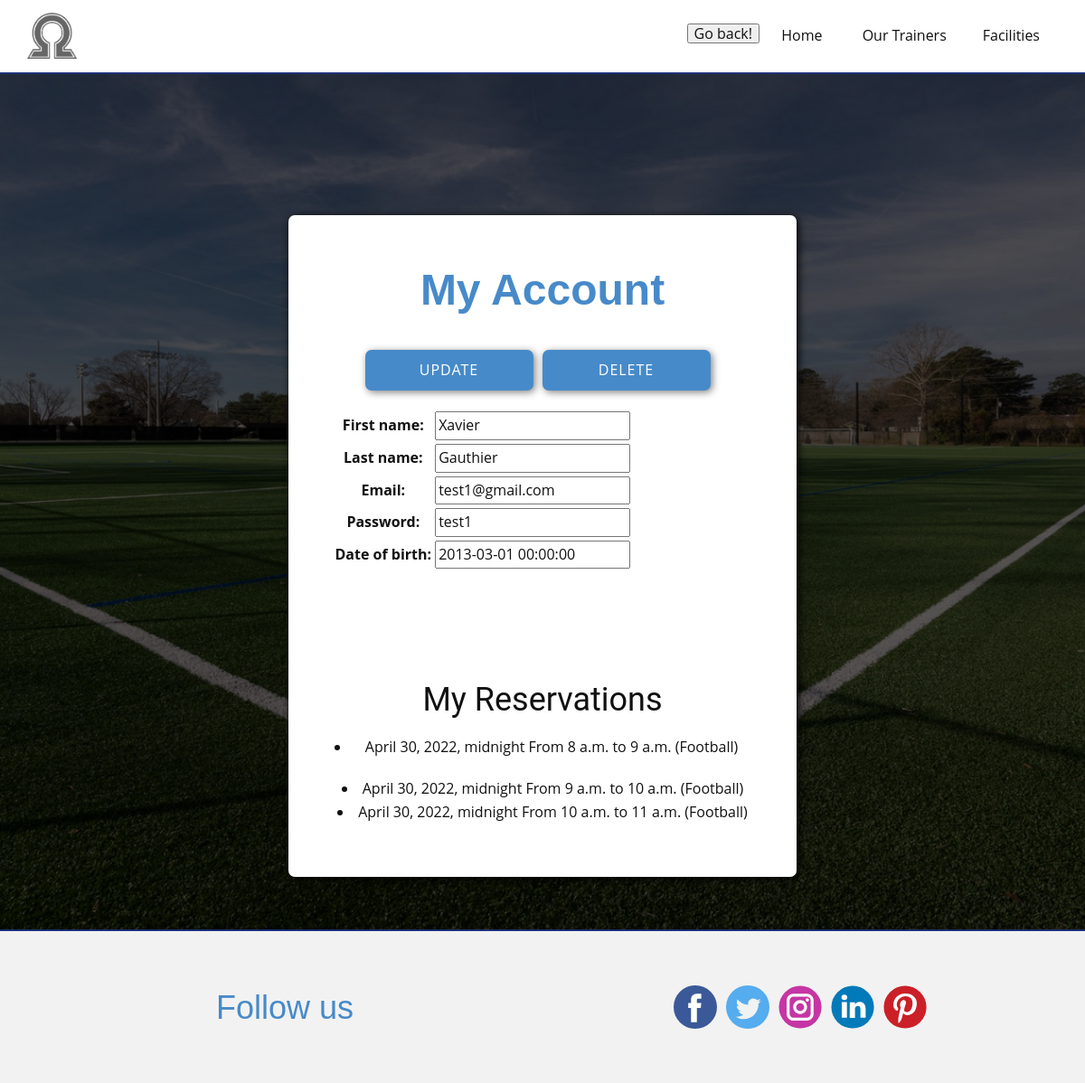
The page /edit (signed in) on the database its author committed.
### first_application/models.py (models this page shows)
class User(models.Model):
    user_id= models.IntegerField(primary_key=True)
    first_name= models.CharField(max_length=30)
    last_name= models.CharField(max_length=30)
    email= models.EmailField(max_length=30)
    password= models.CharField(max_length=30)
    date_of_birth= models.DateTimeField(default=timezone.now)

class Field_Reservation(models.Model):
    reservation_id= models.IntegerField(primary_key=True)
    user_ID= models.ForeignKey(User,on_delete=models.CASCADE)
    Date = models.DateTimeField(default=datetime.now)
    Starting_hour= models.CharField(max_length= 30)
    Ending_hour= models.CharField(max_length= 30)
    with_equip= models.BooleanField()
    field_type= models.CharField(max_length= 30)
    court_number= models.IntegerField()

### first_application/decorators.py (the view)
    def wrapper(request, login_url='login', *args, **kwargs):
        if not 'user_id' in request.session:
            return redirect(login_url)
        else:
            return function(request, *args, **kwargs)

### first_application/forms.py
class ProfileUpdateForm(forms.ModelForm):
    class Meta:
        model= User
        fields= ['first_name','last_name','email','password', 'date_of_birth']

### first_application/views.py (called while the page is built)
def get_user(request):
    try:
        user= User.objects.get(user_id=request.session['user_id'])
        return user
    except Exception as e:
        return None

### templates/edit.html (shortened to what this page needs)
<!DOCTYPE html>
<html style="font-size: 16px;">
<head>
{% load static %}
<link rel="stylesheet" media="screen" href="{% static 'nicepage.css' %}?2019">
<link rel="stylesheet" media="screen" href="{% static 'login.css' %}?2019">
</head>
<body class="u-body u-xl-mode"><header class="u-clearfix u-header u-header" id="sec-3231"><div class="u-clearfix u-sheet u-sheet-1">
<a href="{% url 'index' %}" class="u-image u-logo u-opacity u-opacity-60 u-image-1" data-image-width="530" data-image-height="484">
<img src="{% static 'images/logo1.png' %}" class="u-logo-image u-logo-image-1">
</a>
<nav class="u-menu u-menu-dropdown u-offcanvas u-menu-1">
<div class="u-custom-menu u-nav-container">
  <input type="button" value="Go back!" onclick="history.back()">
<ul class="u-nav u-unstyled u-nav-1"><li class="u-nav-item"><a class="u-button-style u-nav-link u-text-active-palette-1-base u-text-hover-palette-2-base" href="{% url 'index' %}" style="padding: 10px 20px;">Home</a>
</li>
</li><li class="u-nav-item"><a class="u-button-style u-nav-link u-text-active-palette-1-base u-text-hover-palette-2-base" href="{% url 'trainers_test' %}" padding: 10px 20px;">Our Trainers</a>
</li><li class="u-nav-item"><a class="u-button-style u-nav-link u-text-active-palette-1-base u-text-hover-palette-2-base" href= "{% url 'services' %}" style="padding: 10px 20px;">Facilities</a>
</li></ul>
</div>
</nav>
</div></header>
<section class="u-align-center u-clearfix u-image u-section-1" src="" data-image-width="1921" data-image-height="1080" id="sec-8768">
<div class="u-clearfix u-sheet u-sheet-1">
<div class="u-container-style u-group u-radius-7 u-shape-round u-white u-group-1">
<div class="u-container-layout u-container-layout-1">
<h1 class="u-align-center u-custom-font u-font-montserrat u-text u-text-default u-text-palette-1-base u-text-1">My Account</h1>
<div class="u-align-center u-form u-login-control u-form-1">
<table>
<form action="edit" method="POST" class="u-clearfix u-form-custom-backend u-form-spacing-10 u-form-vertical u-inner-form" source="custom" name="form" style="padding: 10px;">
{{form}}
<input name= "updatebutton" class="u-border-none u-btn u-btn-round u-btn-submit u-button-style u-hover-palette-1-dark-1 u-palette-1-base u-radius-7 u-btn-1" type="submit" value="update" >
</form>
<form action="delete" method="POST">
<input name= "deletebutton" class="u-border-none u-btn u-btn-round u-btn-submit u-button-style u-hover-palette-1-dark-1 u-palette-1-base u-radius-7 u-btn-1" style = "margin:10px" type="submit" value="delete" >
</form>
</table>
<br>
<br>
<br> <br>
{% if Reserv%}
<h2> My Reservations </h2>
<ul>
{% for r in Reserv %}
<li>
{{r.Date}}
From {{r.Starting_hour}}
to {{r.Ending_hour}}
({{r.field_type}})
</li>
</ul>
{% endfor %}
{% endif %}
<br>
<br>
</div>
</div>
</div>
</div>
</section>
<section class="u-align-center u-clearfix u-grey-5 u-section-2" id="sec-5c94">
<div class="u-clearfix u-sheet u-valign-middle u-sheet-1">
<div class="u-clearfix u-expanded-width u-layout-wrap u-layout-wrap-1">
<div class="u-gutter-0 u-layout">
<div class="u-layout-row">
<div class="u-align-center u-container-style u-layout-cell u-left-cell u-size-30 u-layout-cell-1">
<div class="u-container-layout u-valign-middle u-container-layout-1">
<h2 class="u-custom-font u-font-montserrat u-text u-text-default u-text-palette-1-base u-text-1">Follow us</h2>
</div>
</div>
<div class="u-align-center u-container-style u-layout-cell u-right-cell u-size-30 u-layout-cell-2">
<div class="u-container-layout u-valign-middle u-container-layout-2">
<div class="u-social-icons u-spacing-10 u-social-icons-1">
<a class="u-social-url" title="Facebook" target="_blank" href="https://facebook.com/name"><span class="u-icon u-social-facebook u-social-icon u-icon-1"><svg class="u-svg-link" preserveAspectRatio="xMidYMin slice" viewBox="0 0 112.196 112.196" style=""><use xmlns:xlink="http://www.w3.org/1999/xlink" xlink:href="#svg-194c"></use></svg></span>
</a>
<a class="u-social-url" title="Twitter" target="_blank" href="https://twitter.com/name"><span class="u-icon u-social-icon u-social-twitter u-icon-2"><svg class="u-svg-link" preserveAspectRatio="xMidYMin slice" viewBox="0 0 112.197 112.197" style=""><use xmlns:xlink="http://www.w3.org/1999/xlink" xlink:href="#svg-037f"></use></svg></span>
</a>
<a class="u-social-url" target="_blank" data-type="Instagram" title="Instagram" href=""><span class="u-icon u-social-icon u-social-instagram u-icon-3"><svg class="u-svg-link" preserveAspectRatio="xMidYMin slice" viewBox="0 0 112 112" style=""><use xmlns:xlink="http://www.w3.org/1999/xlink" xlink:href="#svg-7eb4"></use></svg></span>
</a>
<a class="u-social-url" target="_blank" data-type="LinkedIn" title="LinkedIn" href=""><span class="u-icon u-social-icon u-social-linkedin u-icon-4"><svg class="u-svg-link" preserveAspectRatio="xMidYMin slice" viewBox="0 0 112 112" style=""><use xmlns:xlink="http://www.w3.org/1999/xlink" xlink:href="#svg-0e51"></use></svg></span>
</a>
<a class="u-social-url" target="_blank" data-type="Pinterest" title="Pinterest" href=""><span class="u-icon u-social-icon u-social-pinterest u-icon-5"><svg class="u-svg-link" preserveAspectRatio="xMidYMin slice" viewBox="0 0 112 112" style=""><use xmlns:xlink="http://www.w3.org/1999/xlink" xlink:href="#svg-7a74"></use></svg></span>
</a>
</div>
</div>
</div>
</div>
</div>
</div>
</div>
</body>
</html>

### static/login.css (style rules this page uses)
.u-section-1 { background-image: url("images/background.png"); background-position: 50% 50%; }
.u-section-1 .u-sheet-1 { min-height: 100vh; }
.u-section-1 .u-group-1 { width: 562px; box-shadow: 2px 2px 8px 0 rgba(0,0,0,1); min-height: 484px; height: auto; margin: 158px auto 60px; }
.u-section-1 .u-container-layout-1 { padding: 8px 30px; }
.u-section-1 .u-text-1 { font-weight: 700; font-family: Montserrat, sans-serif; margin: 49px auto 0; }
.u-section-1 .u-form-1 { height: 224px; width: 465px; margin: 19px auto 0; }
.u-section-1 .u-btn-1 { letter-spacing: 1px; width: 40%; border-style: none; text-transform: uppercase; box-shadow: 2px 2px 8px 0 rgba(128,128,128,1); font-weight: normal; padding: 10px 31px 10px 30px; }
.u-section-2 { background-image: none; }
.u-section-2 .u-sheet-1 { min-height: 168px; }
.u-section-2 .u-layout-wrap-1 { margin: 30px auto 30px 0; }
.u-section-2 .u-layout-cell-1 { min-height: 108px; }
.u-section-2 .u-container-layout-1 { padding: 30px 60px; }
.u-section-2 .u-text-1 { font-size: 2.25rem; margin: 0 auto; }
.u-section-2 .u-layout-cell-2 { min-height: 108px; }
.u-section-2 .u-container-layout-2 { padding: 29px 60px; }
.u-section-2 .u-social-icons-1 { height: 48px; min-height: 16px; width: 280px; min-width: 120px; margin: 0 auto; }
.u-section-2 .u-icon-1 { color: rgb(59, 89, 152) !important; }
.u-section-2 .u-icon-2 { color: rgb(17, 17, 17) !important; }
.u-section-2 .u-icon-3 { height: 100%; color: rgb(197, 54, 164) !important; }
.u-section-2 .u-icon-4 { height: 100%; color: rgb(0, 122, 185) !important; }
.u-section-2 .u-icon-5 { height: 100%; color: rgb(203, 32, 39) !important; }

### rows shown on the page
User: first_name "Xavier", last_name "Gauthier", email "test1@gmail.com", password "test1", date_of_birth "2013-03-01 00:00:00"
Field_Reservation: Date "April 30, 2022, midnight", Starting_hour "8 a.m.", Ending_hour "9 a.m.", field_type "Football"
Field_Reservation: Date "April 30, 2022, midnight", Starting_hour "9 a.m.", Ending_hour "10 a.m.", field_type "Football"
Field_Reservation: Date "April 30, 2022, midnight", Starting_hour "10 a.m.", Ending_hour "11 a.m.", field_type "Football"
